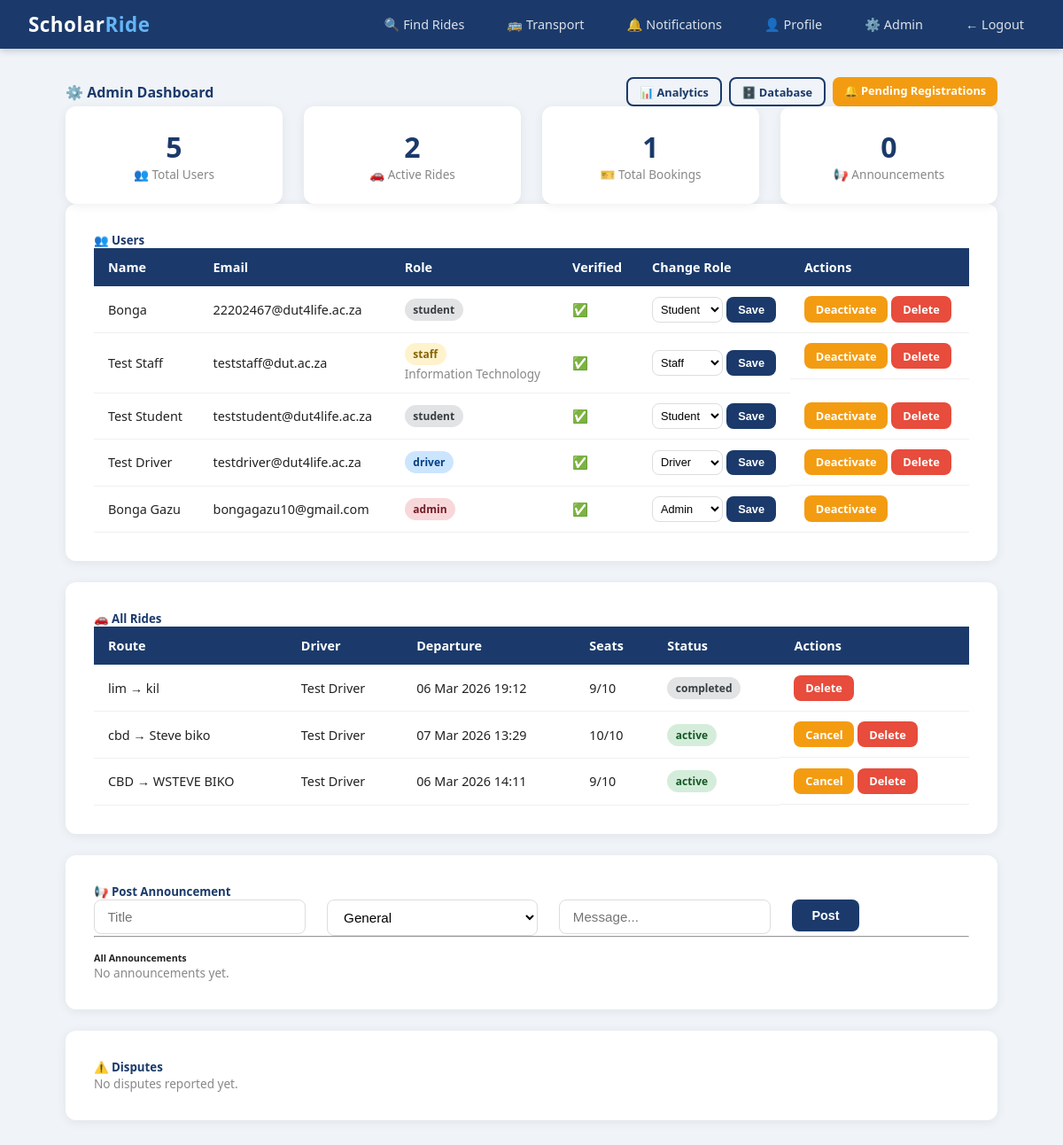
Page /admin (signed in) on the earlier database version.
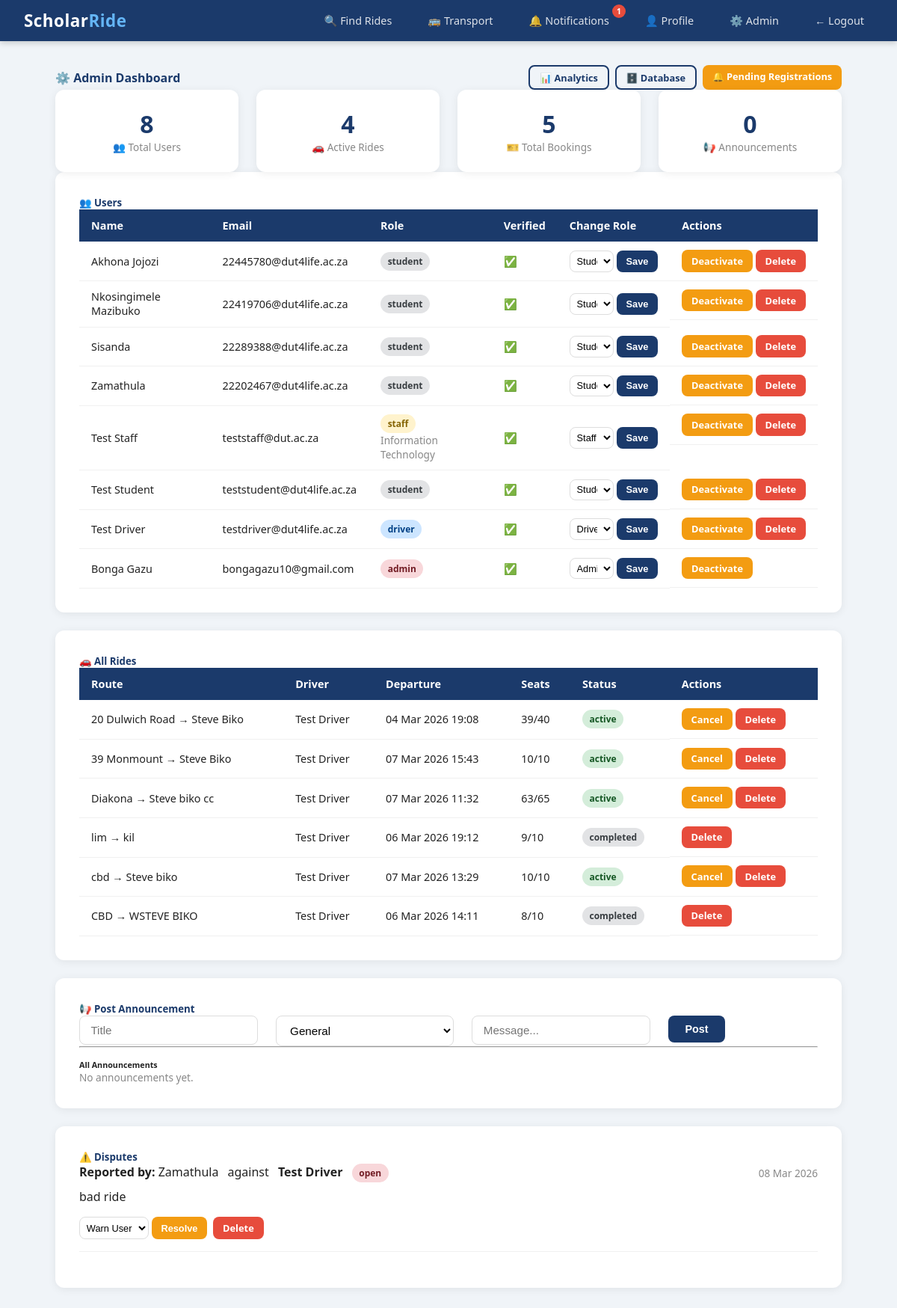
Same page on the later database version.
### scholar_ride/models.py (models this page shows)
class User(db.Model, UserMixin):
    id = db.Column(db.Integer, primary_key=True)
    student_number = db.Column(db.String(20), unique=True, nullable=True)
    staff_number = db.Column(db.String(20), unique=True, nullable=True)
    full_name = db.Column(db.String(100), nullable=False)
    email = db.Column(db.String(120), unique=True, nullable=False)
    phone = db.Column(db.String(20), nullable=False)
    password_hash = db.Column(db.String(128), nullable=False)
    role = db.Column(db.String(20), default='student')
    department = db.Column(db.String(100), nullable=True)
    verified = db.Column(db.Boolean, default=False)
    approval_status = db.Column(db.String(20), default='pending')
    otp = db.Column(db.String(6), nullable=True)
    created_at = db.Column(db.DateTime, default=datetime.utcnow)
    rides = db.relationship('Ride', backref='driver', lazy=True)
    bookings = db.relationship('Booking', backref='student', lazy=True)

class Ride(db.Model):
    id = db.Column(db.Integer, primary_key=True)
    driver_id = db.Column(db.Integer, db.ForeignKey('user.id'), nullable=False)
    origin = db.Column(db.String(200), nullable=False)
    destination = db.Column(db.String(200), nullable=False)
    departure_time = db.Column(db.DateTime, nullable=False)
    available_seats = db.Column(db.Integer, nullable=False)
    total_seats = db.Column(db.Integer, nullable=False)
    status = db.Column(db.String(20), default='active')
    created_at = db.Column(db.DateTime, default=datetime.utcnow)
    bookings = db.relationship('Booking', backref='ride', lazy=True)

class Dispute(db.Model):
    id = db.Column(db.Integer, primary_key=True)
    reported_by = db.Column(db.Integer, db.ForeignKey('user.id'), nullable=False)
    reported_user = db.Column(db.Integer, db.ForeignKey('user.id'), nullable=False)
    ride_id = db.Column(db.Integer, db.ForeignKey('ride.id'), nullable=True)
    description = db.Column(db.Text, nullable=False)
    status = db.Column(db.String(20), default='open')
    created_at = db.Column(db.DateTime, default=datetime.utcnow)
    reported_by_user = db.relationship('User', foreign_keys=[reported_by])
    reported_against_user = db.relationship('User', foreign_keys=[reported_user])

### scholar_ride/routes/admin.py (the view)
@admin.route('/admin')
@login_required
@admin_required
def dashboard():
    users = User.query.order_by(User.created_at.desc()).all()
    announcements = Announcement.query.order_by(Announcement.created_at.desc()).all()
    all_rides = Ride.query.order_by(Ride.created_at.desc()).all()
    disputes = Dispute.query.order_by(Dispute.created_at.desc()).all()
    total_users = User.query.count()
    active_rides = Ride.query.filter_by(status='active').count()
    total_bookings = Booking.query.count()
    total_announcements = Announcement.query.count()
    pending_count = User.query.filter_by(approval_status='pending').count()
    return render_template('admin/dashboard.html',
                           users=users,
                           announcements=announcements,
                           all_rides=all_rides,
                           disputes=disputes,
                           total_users=total_users,
                           active_rides=active_rides,
                           total_bookings=total_bookings,
                           total_announcements=total_announcements,
                           pending_count=pending_count)

### scholar_ride/models.py (called while the page is built)
@login_manager.user_loader
def load_user(user_id):
    return User.query.get(int(user_id))

### scholar_ride/routes/admin.py (called while the page is built)
def admin_required(f):
    from functools import wraps
    @wraps(f)
    def decorated(*args, **kwargs):
        if not current_user.is_authenticated or current_user.role != 'admin':
            flash('Admin access required.', 'danger')
            return redirect('/rides')
        return f(*args, **kwargs)
    return decorated

### scholar_ride/templates/admin/dashboard.html (shortened to what the changed rows need)
{% extends "base.html" %}
{% block content %}
<div class="row mb-4">
    <div class="col">
        <div class="stat-card">
            <div class="stat-number">{{ total_users }}</div>
            <div class="stat-label">👥 Total Users</div>
        </div>
    </div>
    <div class="col">
        <div class="stat-card">
            <div class="stat-number">{{ active_rides }}</div>
            <div class="stat-label">🚗 Active Rides</div>
        </div>
    </div>
    <div class="col">
        <div class="stat-card">
            <div class="stat-number">{{ total_bookings }}</div>
            <div class="stat-label">🎫 Total Bookings</div>
        </div>
    </div>
</div>
<div class="card p-3 mb-4">
    <div style="overflow-x:auto;">
        <table>
            <thead>
                <tr>
                    <th>Name</th>
                    <th>Email</th>
                    <th>Role</th>
                    <th>Verified</th>
                    <th>Change Role</th>
                    <th>Actions</th>
                </tr>
            </thead>
            <tbody>
                {% for user in users %}
                <tr>
                    <td>{{ user.full_name }}</td>
                    <td>{{ user.email }}</td>
                    <td>
                        <span class="badge
                            {% if user.role == 'admin' %}badge-danger
                            {% elif user.role == 'driver' %}badge-primary
                            {% elif user.role == 'staff' %}badge-warning
                            {% else %}badge-secondary{% endif %}">
                            {{ user.role }}
                        </span>
                        {% if user.department %}
                        <br><small class="text-muted">{{ user.department }}</small>
                        {% endif %}
                    </td>
                    <td>{% if user.verified %}✅{% else %}❌{% endif %}</td>
                    <td>
                        <form method="POST"
                              action="/admin/users/{{ user.id }}/role"
                              style="display:flex; gap:4px;">
                            <select name="role" class="form-control" style="padding:0.3rem; font-size:0.8rem;">
                                <option value="student" {% if user.role == 'student' %}selected{% endif %}>Student</option>
                                <option value="staff" {% if user.role == 'staff' %}selected{% endif %}>Staff</option>
                                <option value="driver" {% if user.role == 'driver' %}selected{% endif %}>Driver</option>
                                <option value="admin" {% if user.role == 'admin' %}selected{% endif %}>Admin</option>
                            </select>
                            <button type="submit" class="btn btn-sm btn-primary">Save</button>
                        </form>
                    </td>
                    <td style="display:flex; gap:4px;">
                        <a href="/admin/users/{{ user.id }}/toggle"
                           class="btn btn-sm btn-warning">
                            {% if user.verified %}Deactivate{% else %}Activate{% endif %}
                        </a>
                        {% if user.id != current_user.id %}
                        <a href="/admin/users/{{ user.id }}/delete"
                           class="btn btn-sm btn-danger"
                           onclick="return confirm('Delete {{ user.full_name }}?')">
                            Delete
                        </a>
                        {% endif %}
                    </td>
                </tr>
                {% endfor %}
            </tbody>
        </table>
    </div>
</div>
<div class="card p-3 mb-4">
    <div style="overflow-x:auto;">
        <table>
            <thead>
                <tr>
                    <th>Route</th>
                    <th>Driver</th>
                    <th>Departure</th>
                    <th>Seats</th>
                    <th>Status</th>
                    <th>Actions</th>
                </tr>
            </thead>
            <tbody>
                {% for ride in all_rides %}
                <tr>
                    <td>{{ ride.origin }} → {{ ride.destination }}</td>
                    <td>{{ ride.driver.full_name }}</td>
                    <td>{{ ride.departure_time.strftime('%d %b %Y %H:%M') }}</td>
                    <td>{{ ride.available_seats }}/{{ ride.total_seats }}</td>
                    <td>
                        <span class="badge
                            {% if ride.status == 'active' %}badge-success
                            {% elif ride.status == 'cancelled' %}badge-danger
                            {% elif ride.status == 'delayed' %}badge-warning
                            {% else %}badge-secondary{% endif %}">
                            {{ ride.status }}
                        </span>
                    </td>
                    <td style="display:flex; gap:4px;">
                        {% if ride.status == 'active' %}
                        <a href="/admin/rides/{{ ride.id }}/cancel"
                           class="btn btn-sm btn-warning"
                           onclick="return confirm('Cancel this ride?')">
                            Cancel
                        </a>
                        {% endif %}
                        <a href="/admin/rides/{{ ride.id }}/delete"
                           class="btn btn-sm btn-danger"
                           onclick="return confirm('Delete this ride?')">
                            Delete
                        </a>
                    </td>
                </tr>
                {% endfor %}
            </tbody>
        </table>
    </div>
</div>
<div class="card p-3 mb-4">
    <h5 style="color:#1B3A6B;" class="mb-3">⚠️ Disputes</h5>
    {% if disputes %}
        {% for dispute in disputes %}
        <div style="border-bottom:1px solid #f0f0f0; padding-bottom:1rem; margin-bottom:1rem;">
            <div class="d-flex justify-between align-center">
                <div>
                    <strong>Reported by:</strong>
                    {{ dispute.reported_by_user.full_name if dispute.reported_by_user else 'Unknown' }}
                    <span style="margin:0 0.5rem;">against</span>
                    <strong>{{ dispute.reported_against_user.full_name if dispute.reported_against_user else 'Unknown' }}</strong>
                    <span class="badge {% if dispute.status == 'open' %}badge-danger{% else %}badge-success{% endif %}" style="margin-left:0.5rem;">
                        {{ dispute.status }}
                    </span>
                </div>
                <small class="text-muted">{{ dispute.created_at.strftime('%d %b %Y') }}</small>
            </div>
            <p class="mt-1 mb-2">{{ dispute.description }}</p>
            <div class="d-flex gap-1">
                {% if dispute.status == 'open' %}
                <form method="POST" action="/admin/disputes/{{ dispute.id }}/resolve" style="display:flex; gap:4px;">
                    <select name="action" class="form-control" style="padding:0.3rem; font-size:0.8rem; width:auto;">
                        <option value="warn">Warn User</option>
                    </select>
                    <button type="submit" class="btn btn-sm btn-warning">Resolve</button>
                </form>
                {% endif %}
                <a href="/admin/disputes/{{ dispute.id }}/delete"
                   class="btn btn-sm btn-danger"
                   onclick="return confirm('Delete this dispute?')">
                    Delete
                </a>
            </div>
        </div>
        {% endfor %}
    {% else %}
        <p class="text-muted">No disputes reported yet.</p>
    {% endif %}
</div>
{% endblock %}

Differences in the rows shown:
removed User: full_name "Bonga", email "22202467@dut4life.ac.za", role "student", role "Student", verified "Deactivate"
added User: full_name "Akhona Jojozi", email "22445780@dut4life.ac.za", role "student", role "Student", verified "Deactivate"
added User: full_name "Nkosingimele Mazibuko", email "22419706@dut4life.ac.za", role "student", role "Student", verified "Deactivate"
added User: full_name "Sisanda", email "22289388@dut4life.ac.za", role "student", role "Student", verified "Deactivate"
added User: full_name "Zamathula", email "22202467@dut4life.ac.za", role "student", role "Student", verified "Deactivate"
added Ride: origin "20 Dulwich Road", destination "Steve Biko", driver.full_name "Test Driver", departure_time "04 Mar 2026 19:08", available_seats "39", total_seats "40", status "active"
added Ride: origin "39 Monmount", destination "Steve Biko", driver.full_name "Test Driver", departure_time "07 Mar 2026 15:43", available_seats "10", total_seats "10", status "active"
added Ride: origin "Diakona", destination "Steve biko cc", driver.full_name "Test Driver", departure_time "07 Mar 2026 11:32", available_seats "63", total_seats "65", status "active"
changed Ride "CBD": available_seats "9" → "8"; status "active" → "completed"; no longer shows "Cancel"
added Dispute: reported_by_user "Zamathula", reported_against_user "Test Driver", status "open", created_at "08 Mar 2026", description "bad ride"
Other differences:
{{ unread_count }}: (not shown) → "1"
{{ total_users }}: "5" → "8"
{{ active_rides }}: "2" → "4"
{{ total_bookings }}: "1" → "5"
text no longer shown: "No disputes reported yet."
